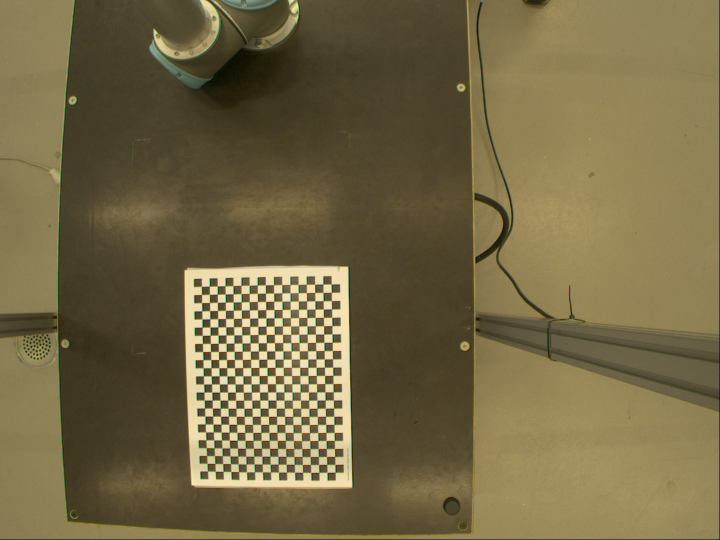
//> input picture OpenCv/src/calibration/Image__2018-10-05__10-29-04.png, 1440 x 1080 px (shown at 1/2 size); its folder holds only this picture in this run
$ ./CameraCalibration   (built with g++ and OpenCV 4)
//> lines starting //> are read from the running program, lines starting //| are printed output that depends on the picture; after the words box and inside, x2 and y2 are one past the last pixel; in counts of white or black regions, pixels touching at a corner belong together
#include <iostream>
#include <opencv2/calib3d.hpp>
#include <opencv2/core.hpp>
#include <opencv2/highgui.hpp>
#include <opencv2/imgproc.hpp>

int main(int argc, char **argv) {

  (void)argc;
  (void)argv;

  std::vector<cv::String> fileNames;
  cv::glob("../src/calibration/Image*.png", fileNames, false);
  cv::Size patternSize(25 - 1, 18 - 1);
  std::vector<std::vector<cv::Point2f>> q(fileNames.size());

  std::vector<std::vector<cv::Point3f>> Q;
  // 1. Generate checkerboard (world) coordinates Q. The board has 25 x 18
  // fields with a size of 15x15mm

  int checkerBoard[2] = {25, 18};
  // Defining the world coordinates for 3D points
  std::vector<cv::Point3f> objp;
  for (int i = 1; i < checkerBoard[1]; i++) {
    for (int j = 1; j < checkerBoard[0]; j++) {
      objp.push_back(cv::Point3f(j, i, 0));
    }
  }

  std::vector<cv::Point2f> imgPoint;
  // Detect feature points
  std::size_t i = 0;
  for (auto const &f : fileNames) {
    std::cout << std::string(f) << std::endl;

    // 2. Read in the image an call cv::findChessboardCorners()
    cv::Mat img = cv::imread(fileNames[i]);
//> img is the input picture: 1080 rows x 1440 cols, CV_8UC3; mean B, G, R 69.3, 103.9, 116.1
    cv::Mat gray;

    cv::cvtColor(img, gray, cv::COLOR_RGB2GRAY);
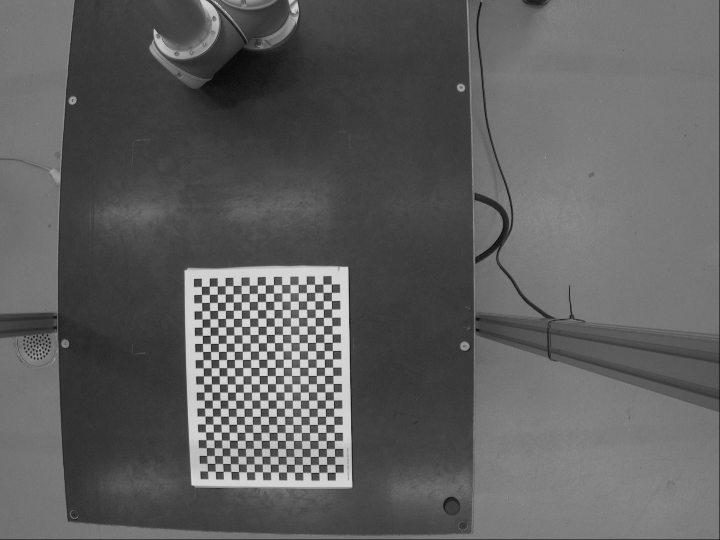
//> gray: 1080 rows x 1440 cols, CV_8UC1 (shown at 1/2 size); min 0, max 236, mean 94.9

    bool patternFound = cv::findChessboardCorners(
        gray, patternSize, q[i],
        cv::CALIB_CB_ADAPTIVE_THRESH + cv::CALIB_CB_NORMALIZE_IMAGE +
            cv::CALIB_CB_FAST_CHECK);
//> q = 1 point lists; patternFound = true

    // 2. Use cv::cornerSubPix() to refine the found corner detections
    if (patternFound) {
      cv::cornerSubPix(
          gray, q[i], cv::Size(11, 11), cv::Size(-1, -1),
          cv::TermCriteria(cv::TermCriteria::EPS + cv::TermCriteria::MAX_ITER,
                           30, 0.1));
      Q.push_back(objp);
    }

    // Display
    cv::drawChessboardCorners(img, patternSize, q[i], patternFound);
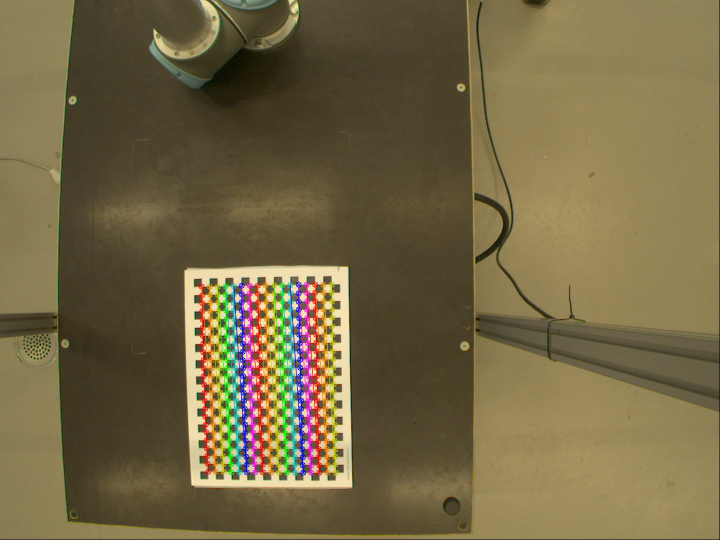
//> img: 1080 rows x 1440 cols, CV_8UC3 (shown at 1/2 size); 4.02% of pixels changed, all inside (x1, y1, x2, y2) = (397, 563, 678, 952)
    cv::imshow("chessboard detection", img);
    cv::waitKey(0);

    i++;
  }

  cv::Matx33f K(cv::Matx33f::eye());  // intrinsic camera matrix
  cv::Vec<float, 5> k(0, 0, 0, 0, 0); // distortion coefficients

  std::vector<cv::Mat> rvecs, tvecs;
  std::vector<double> stdIntrinsics, stdExtrinsics, perViewErrors;
  int flags = cv::CALIB_FIX_ASPECT_RATIO + cv::CALIB_FIX_K3 +
              cv::CALIB_ZERO_TANGENT_DIST + cv::CALIB_FIX_PRINCIPAL_POINT;
  cv::Size frameSize(1440, 1080);

  std::cout << "Calibrating..." << std::endl;
  // 4. Call "float error = cv::calibrateCamera()" with the input coordinates
  // and output parameters as declared above...

  float error = cv::calibrateCamera(Q, q, frameSize, K, k, rvecs, tvecs, flags);
//> K = [[2383.6, 0, 719.5], [0, 2383.6, 539.5], [0, 0, 1]]; k = [-0.725, 0.185, 0, 0, 0]; error = 0.293

  std::cout << "Reprojection error = " << error << "\nK =\n"
            << K << "\nk=\n"
            << k << std::endl;
//| Reprojection error = 0.293003
//| K =
//| [2383.5969, 0, 719.5;
//|  0, 2383.5969, 539.5;
//|  0, 0, 1]
//| k=
//| [-0.725349, 0.184654, 0, 0, 0]

  // Precompute lens correction interpolation
  cv::Mat mapX, mapY;
  cv::initUndistortRectifyMap(K, k, cv::Matx33f::eye(), K, frameSize, CV_32FC1,
                              mapX, mapY);
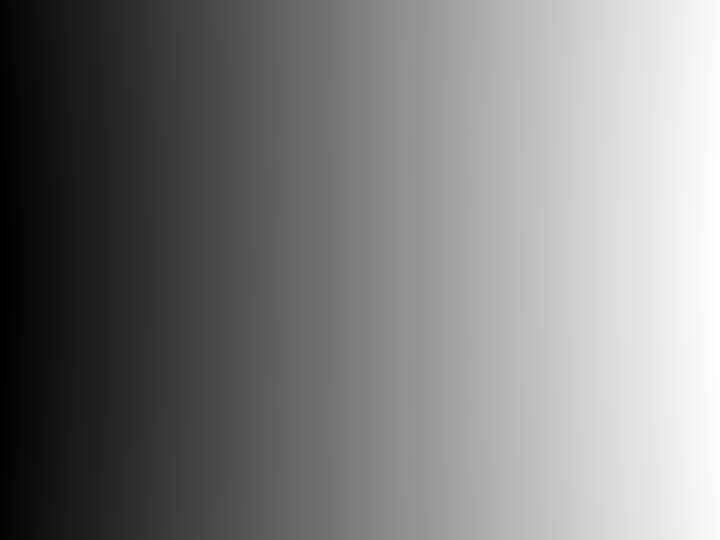
//> mapX: 1080 rows x 1440 cols, CV_32FC1 (shown at 1/2 size); min 46.45, max 1392.6, mean 719.5; drawn with min black and max white
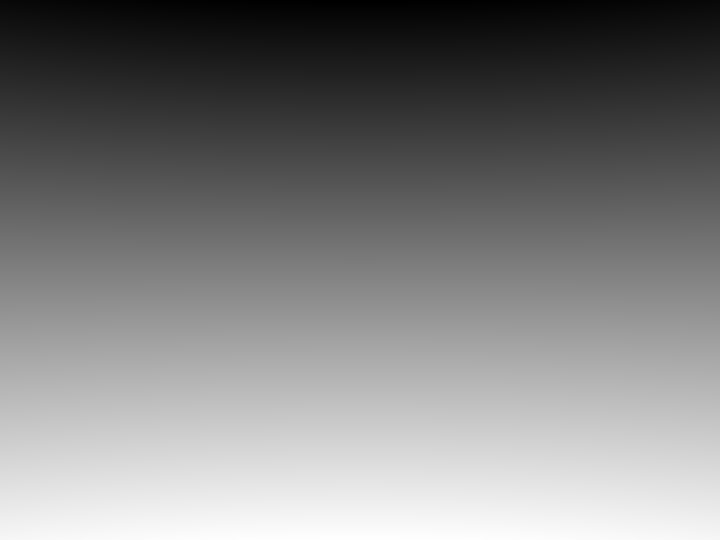
//> mapY: 1080 rows x 1440 cols, CV_32FC1 (shown at 1/2 size); min 19.79, max 1059.2, mean 539.5; drawn with min black and max white

  // Show lens corrected images
  for (auto const &f : fileNames) {
    std::cout << std::string(f) << std::endl;

    cv::Mat img = cv::imread(f, cv::IMREAD_COLOR);

    cv::Mat imgUndistorted;
    // 5. Remap the image using the precomputed interpolation maps.
    cv::remap(img, imgUndistorted, mapX, mapY, cv::INTER_LINEAR);
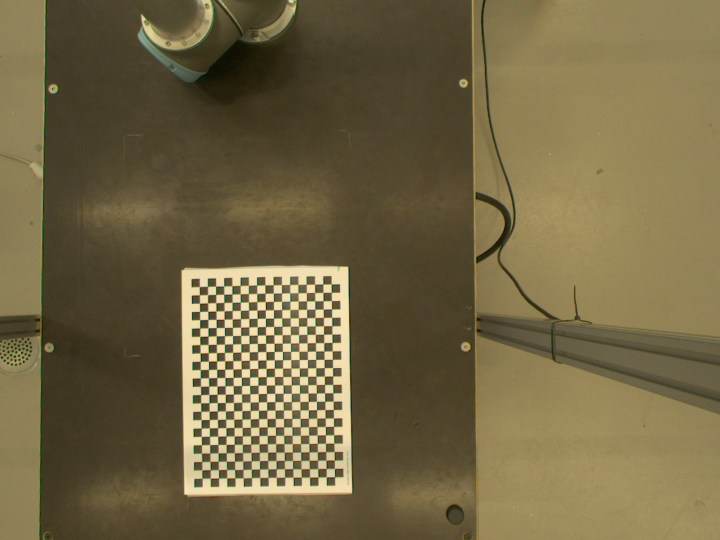
//> imgUndistorted: 1080 rows x 1440 cols, CV_8UC3 (shown at 1/2 size); mean B, G, R 68.2, 102.3, 114.5

    // Display
    cv::imshow("undistorted image", imgUndistorted);
    cv::waitKey(0);
  }

  return 0;
}

$ run again, on OpenCv/src/calibration/Image__2018-10-05__10-30-37.png
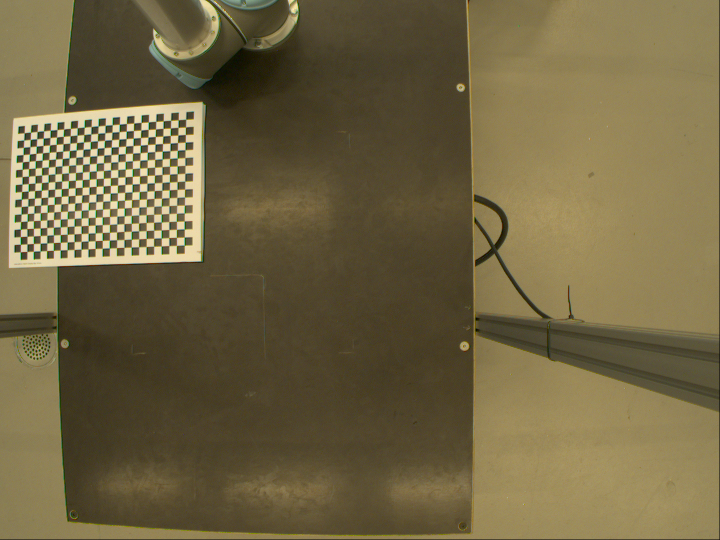
//> input picture OpenCv/src/calibration/Image__2018-10-05__10-30-37.png, 1440 x 1080 px (shown at 1/2 size)
//> img is the input picture: 1080 rows x 1440 cols, CV_8UC3; mean B, G, R 67.1, 101, 112.8
//> `cv::cvtColor(img, gray, cv::COLOR_RGB2GRAY);`:
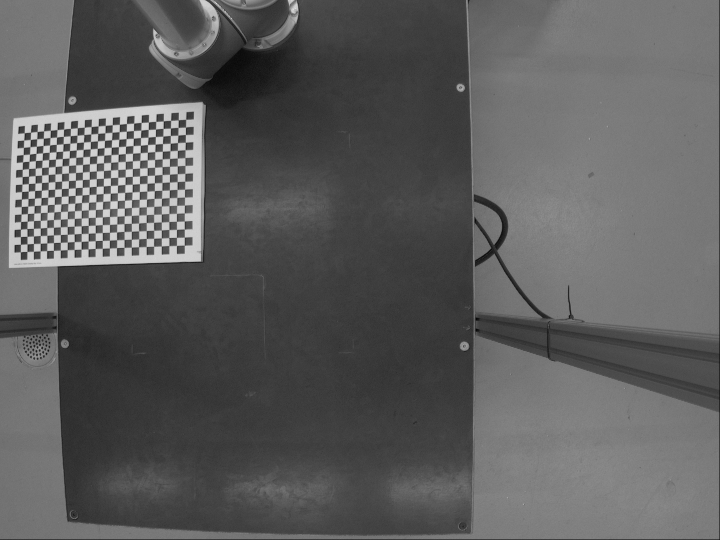
//> gray: 1080 rows x 1440 cols, CV_8UC1 (shown at 1/2 size); min 0, max 251, mean 92.2
//> q = 1 point lists; patternFound = true
//> img: 1080 rows x 1440 cols, CV_8UC3; 3.72% of pixels changed, all inside (x1, y1, x2, y2) = (35, 233, 379, 511)
//> K = [[525.8, 0, 719.5], [0, 525.8, 539.5], [0, 0, 1]]; k = [-0.0499, 0.00432, 0, 0, 0]; error = 0.843
//| Reprojection error = 0.843104
//| K =
//| [525.78296, 0, 719.5;
//|  0, 525.78296, 539.5;
//|  0, 0, 1]
//| k=
//> (the first 6 of 7 printed lines)
//> `cv::remap(img, imgUndistorted, mapX, mapY, cv::INTER_LINEAR);`:
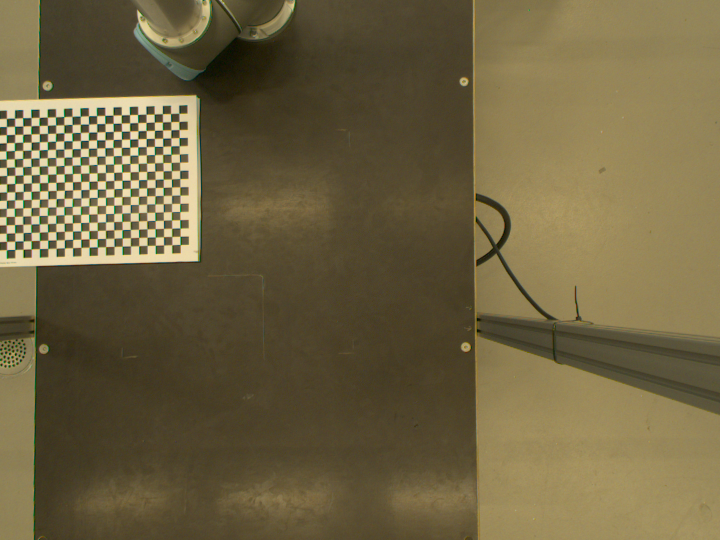
//> imgUndistorted: 1080 rows x 1440 cols, CV_8UC3 (shown at 1/2 size); mean B, G, R 65.8, 99.1, 110.9

$ run again, on OpenCv/src/calibration/Image__2018-10-05__10-30-50.png
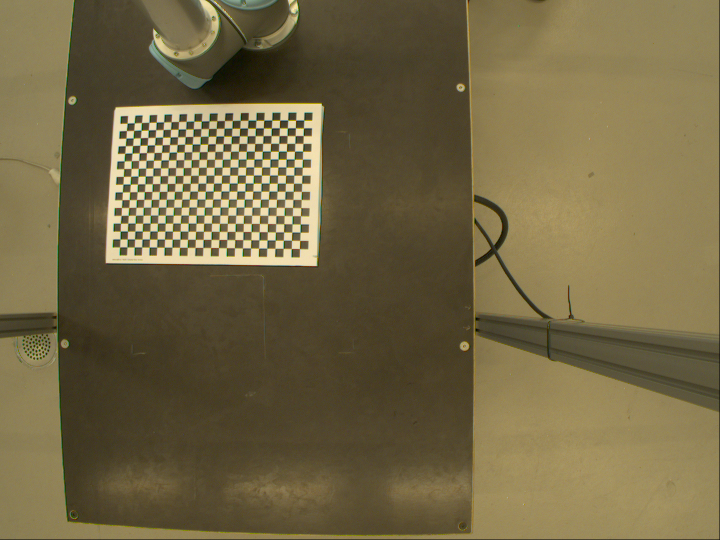
//> input picture OpenCv/src/calibration/Image__2018-10-05__10-30-50.png, 1440 x 1080 px (shown at 1/2 size)
//> img is the input picture: 1080 rows x 1440 cols, CV_8UC3; mean B, G, R 68.9, 103, 115
//> `cv::cvtColor(img, gray, cv::COLOR_RGB2GRAY);`:
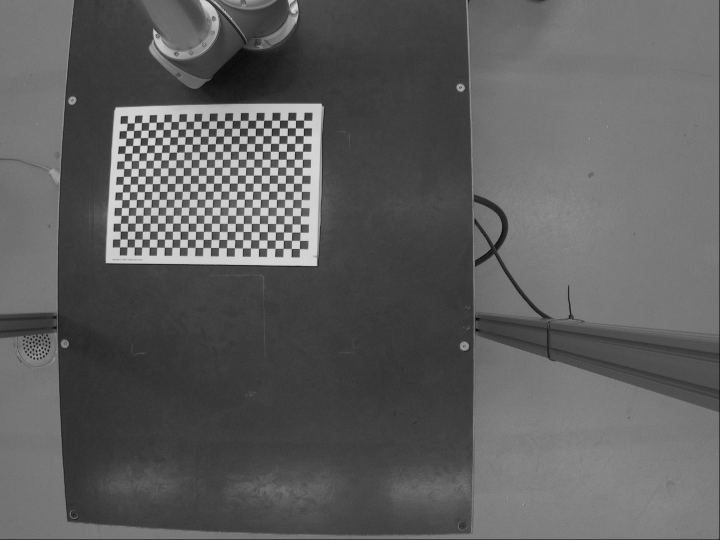
//> gray: 1080 rows x 1440 cols, CV_8UC1 (shown at 1/2 size); min 0, max 250, mean 94.2
//> q = 1 point lists; patternFound = true
//> img: 1080 rows x 1440 cols, CV_8UC3; 3.92% of pixels changed, all inside (x1, y1, x2, y2) = (234, 235, 615, 505)
//> K = [[333, 0, 719.5], [0, 333, 539.5], [0, 0, 1]]; k = [-0.0232, 0.00159, 0, 0, 0]; error = 0.312
//| Reprojection error = 0.31249
//| K =
//| [332.96152, 0, 719.5;
//|  0, 332.96152, 539.5;
//|  0, 0, 1]
//| k=
//> (the first 6 of 7 printed lines)
//> `cv::remap(img, imgUndistorted, mapX, mapY, cv::INTER_LINEAR);`:
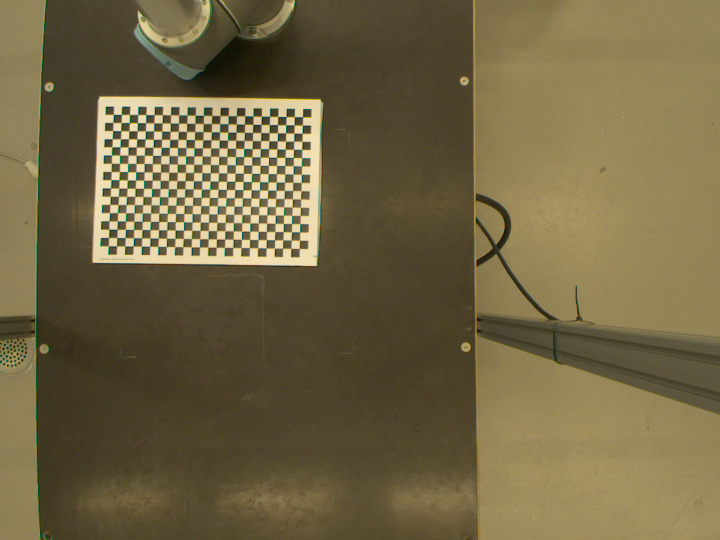
//> imgUndistorted: 1080 rows x 1440 cols, CV_8UC3 (shown at 1/2 size); mean B, G, R 67.7, 101.3, 113.3

$ run again, on OpenCv/src/calibration/Image__2018-10-05__10-31-05.png
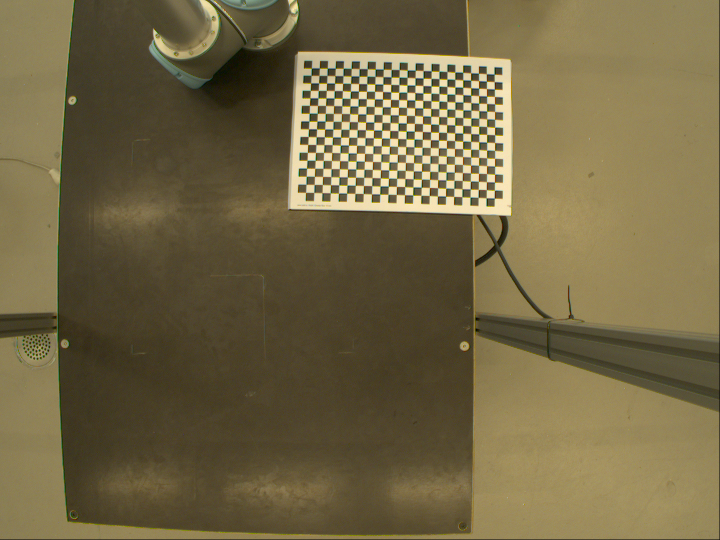
//> input picture OpenCv/src/calibration/Image__2018-10-05__10-31-05.png, 1440 x 1080 px (shown at 1/2 size)
//> img is the input picture: 1080 rows x 1440 cols, CV_8UC3; mean B, G, R 68.9, 102.8, 114.7
//> `cv::cvtColor(img, gray, cv::COLOR_RGB2GRAY);`:
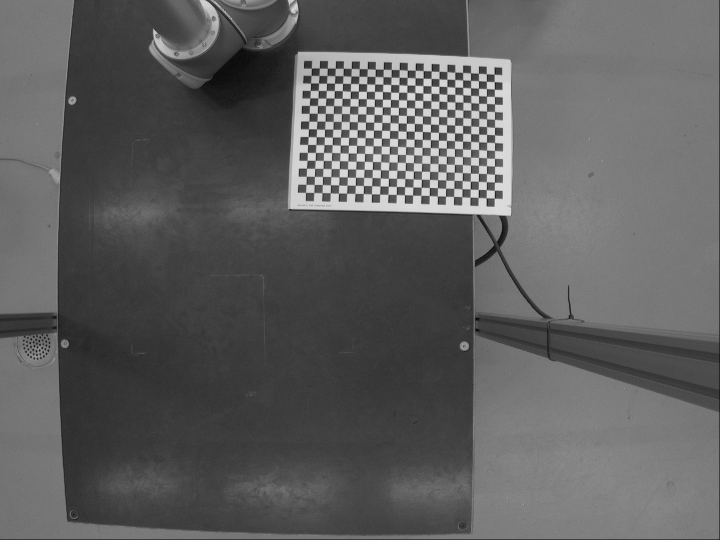
//> gray: 1080 rows x 1440 cols, CV_8UC1 (shown at 1/2 size); min 0, max 250, mean 94
//> q = 1 point lists; patternFound = true
//> img: 1080 rows x 1440 cols, CV_8UC3; 3.97% of pixels changed, all inside (x1, y1, x2, y2) = (606, 131, 997, 404)
//> K = [[3473.9, 0, 719.5], [0, 3473.9, 539.5], [0, 0, 1]]; k = [-2.16, 5.7, 0, 0, 0]; error = 0.249
//| Reprojection error = 0.249398
//| K =
//| [3473.9216, 0, 719.5;
//|  0, 3473.9216, 539.5;
//|  0, 0, 1]
//| k=
//> (the first 6 of 7 printed lines)
//> `cv::remap(img, imgUndistorted, mapX, mapY, cv::INTER_LINEAR);`:
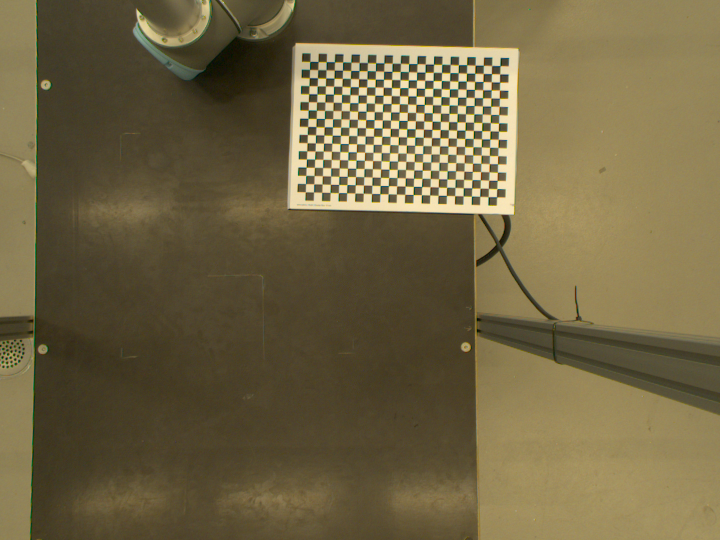
//> imgUndistorted: 1080 rows x 1440 cols, CV_8UC3 (shown at 1/2 size); mean B, G, R 67.3, 100.6, 112.5
